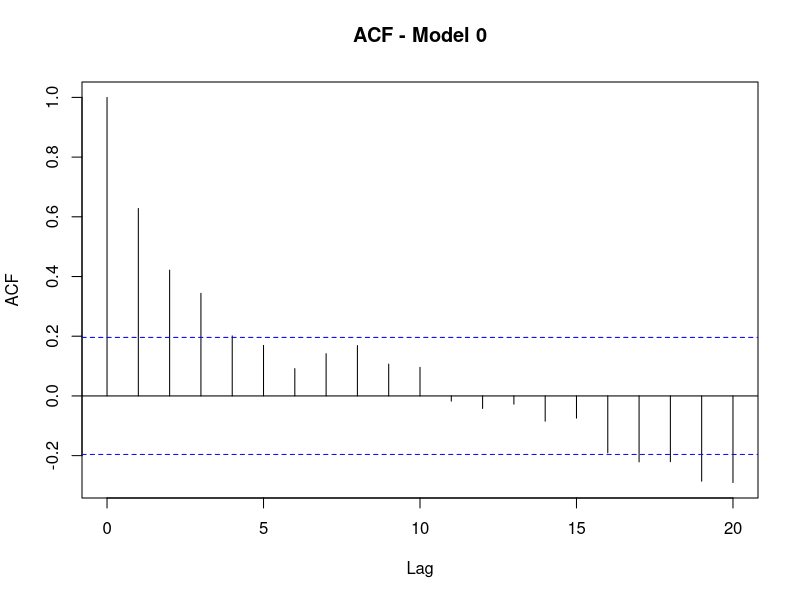
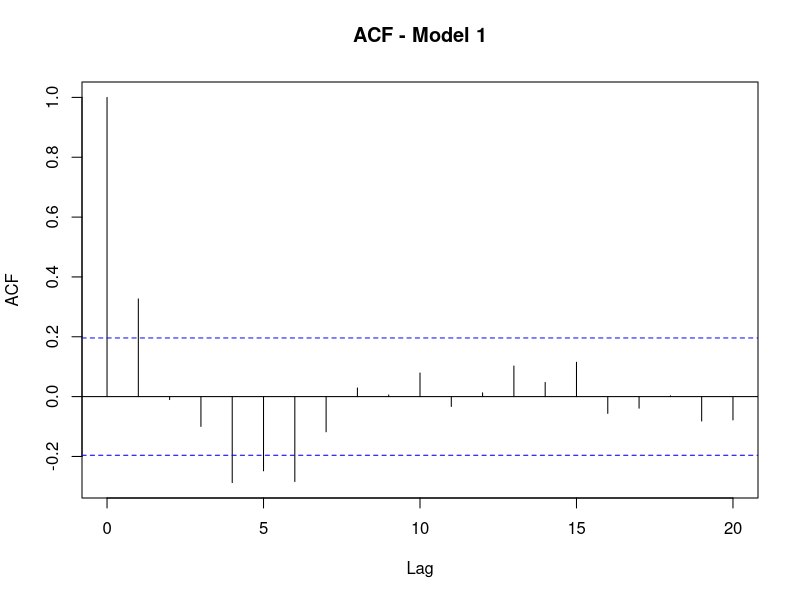
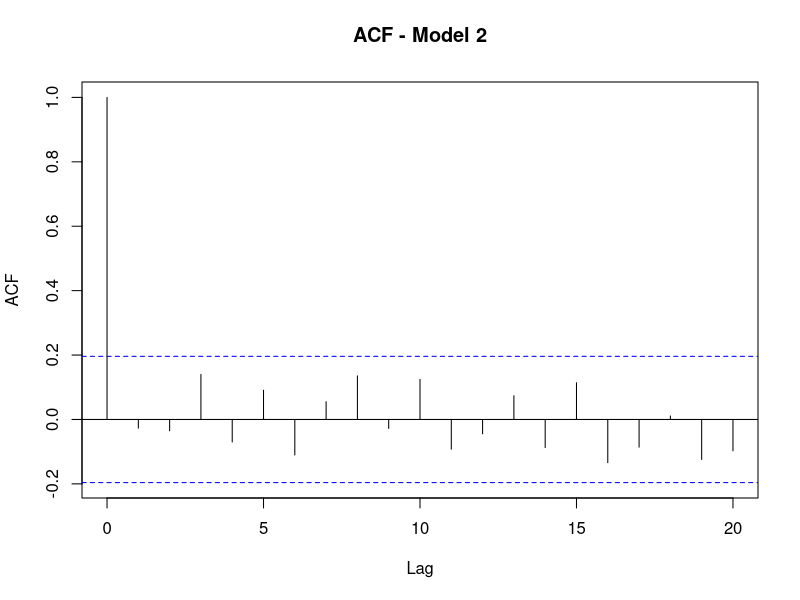
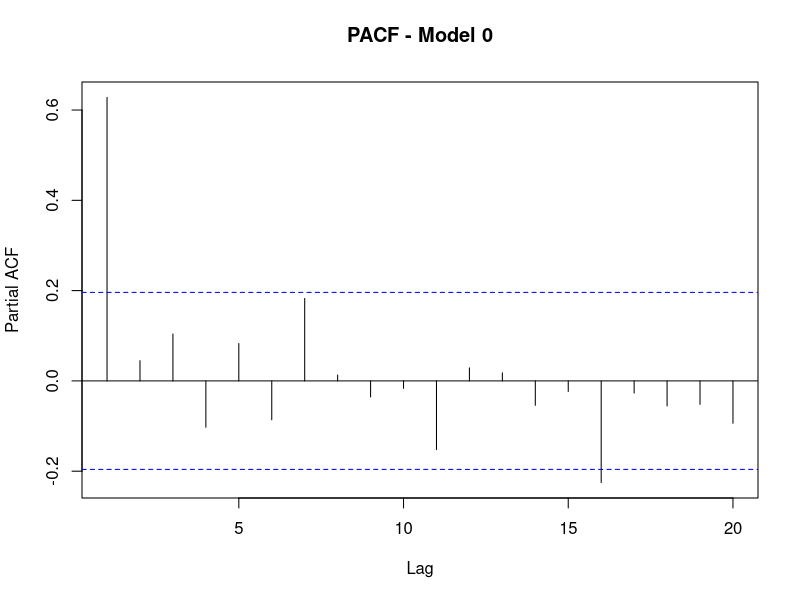
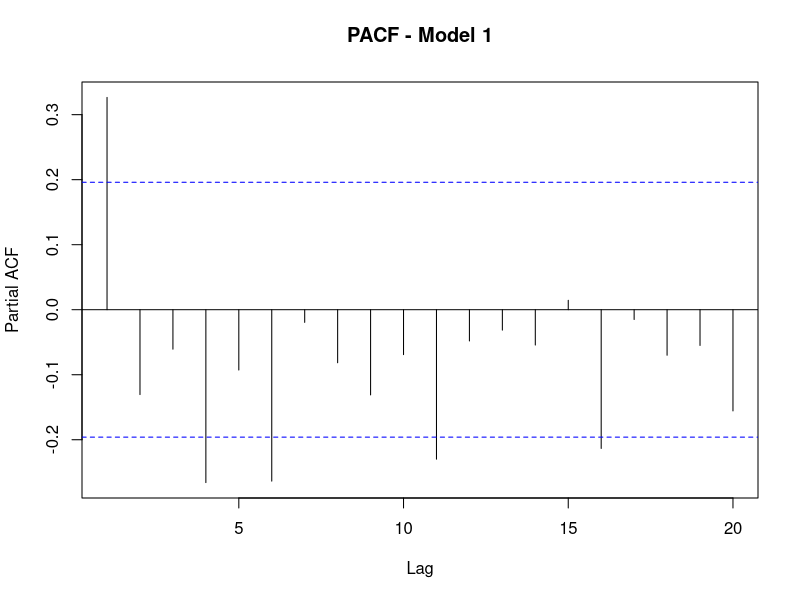
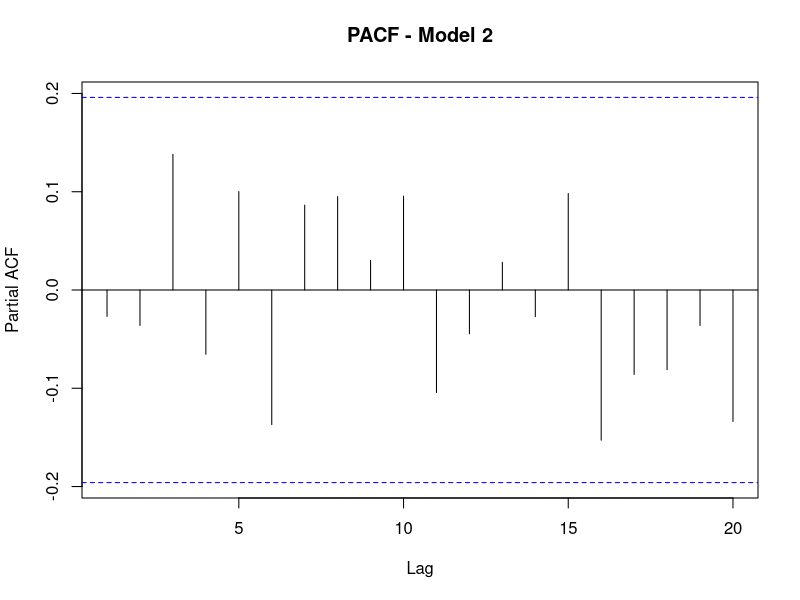
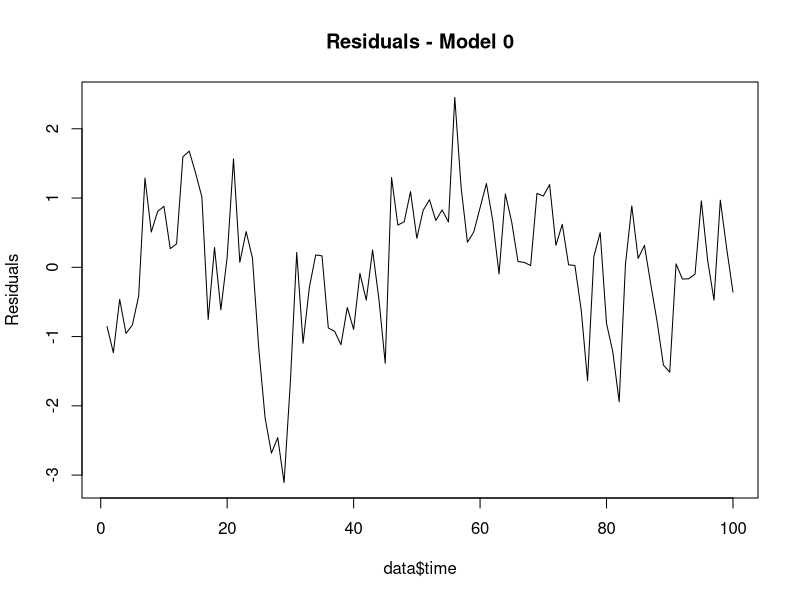
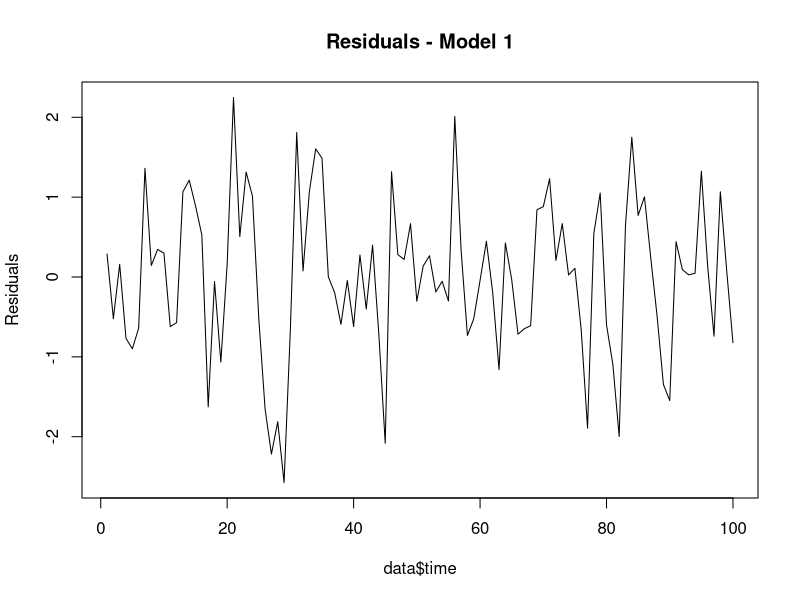

Generate these figures, in order, with R:
library(mgcv)
library(lmtest)

# Simulated time series data
set.seed(123)
time <- 1:100
x <- rnorm(100)
y <- 5 + sin(2 * pi * time / 50) + 0.5 * x + arima.sim(list(order = c(1, 0, 0), ar = 0.7), n = 100)

data <- data.frame(y = y, x = x, time = time)

# Fit GAMM models
model0 <- gamm(y ~ s(x), data = data)
model1 <- gamm(y ~ s(x) + s(time), data = data)
model2 <- gamm(y ~ s(x), correlation = corAR1(form = ~ time), data = data)

summary(model0)
summary(model1)
summary(model2)

# Residual diagnostics
acf(residuals(model0$lme, type = "normalized"), main = "ACF - Model 0")
acf(residuals(model1$lme, type = "normalized"), main = "ACF - Model 1")
acf(residuals(model2$lme, type = "normalized"), main = "ACF - Model 2")

pacf(residuals(model0$lme, type = "normalized"), main = "PACF - Model 0")
pacf(residuals(model1$lme, type = "normalized"), main = "PACF - Model 1")
pacf(residuals(model2$lme, type = "normalized"), main = "PACF - Model 2")

# Durbin-Watson Test
dwtest(residuals(model0$lme, type = "normalized") ~ 1)
dwtest(residuals(model1$lme, type = "normalized") ~ 1)
dwtest(residuals(model2$lme, type = "normalized") ~ 1)

# Residual plots
plot(data$time, residuals(model0$lme, type = "normalized"), type = "l", main = "Residuals - Model 0", ylab = "Residuals")
plot(data$time, residuals(model1$lme, type = "normalized"), type = "l", main = "Residuals - Model 1", ylab = "Residuals")
plot(data$time, residuals(model2$lme, type = "normalized"), type = "l", main = "Residuals - Model 2", ylab = "Residuals")

# Compare models using AIC
AIC(model0$lme, model1$lme, model2$lme)

# Compare models using ANOVA (nested models only)
anova(model0$lme, model1$lme, model2$lme)


acf(residuals(model0$lme, type = "normalized"), main = "ACF - Model 0")
pacf(residuals(model0$lme, type = "normalized"), main = "PACF - Model 0")
dwtest(residuals(model0$lme, type = "normalized") ~ 1)
plot(data$time, residuals(model0$lme, type = "normalized"), type = "l", main = "Residuals - Model 0", ylab = "Residuals")
AIC(model0$lme, model1$lme, model2$lme)

## APELAFICO
# Since the apelafico data has simultaneous time series data from multiple stations, you cannot just add time, 
# but you have to take the station into account too

# For model 1 like: s(time, by = station)
# For model 2 like: correlation = corAR1(form = ~ time | station)